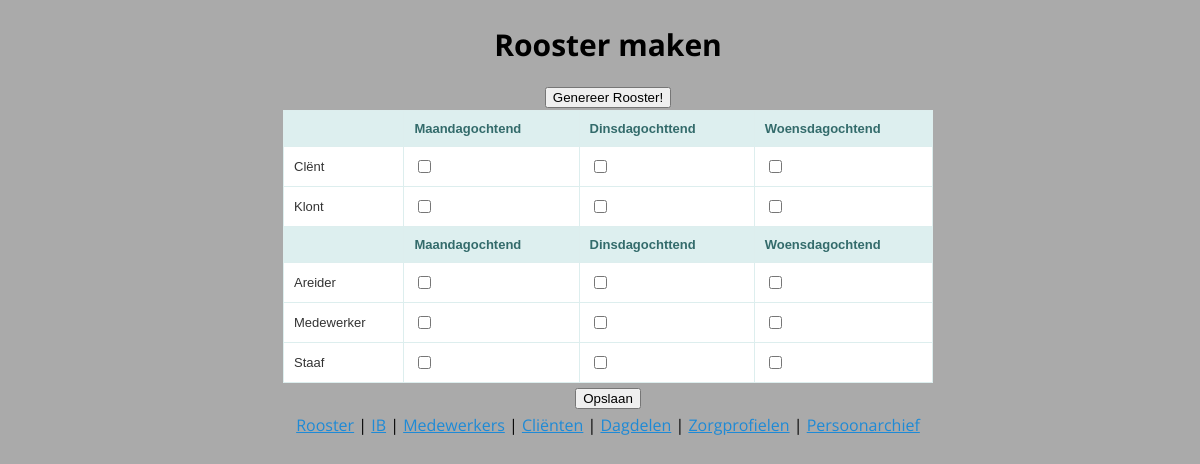
Before: / with the older database file.
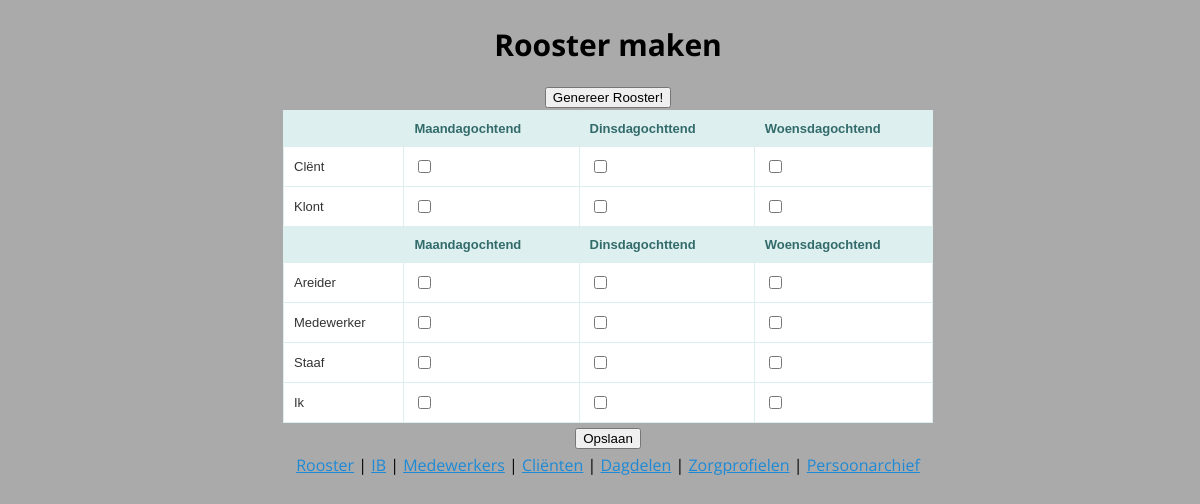
After: the same page with the newer database file.
### roosterapp/sql.py (models this page shows)
class Dole(Base):
    __tablename__ = 'doles'
    id = Column(Integer, primary_key = True)
    name = Column(String(127))
    hours = Column(Integer, default=1)
    occupation = relationship("Presence", backref="dole", cascade="delete, delete-orphan")

class Client(Base):
    __tablename__ = 'clients'
    person_id = Column(Integer, ForeignKey("persons.id"), primary_key=True)
    profile_id = Column(Integer, ForeignKey("profiles.id"))
    hours = Column(Integer, default=0)
    person = relationship("Person")
    sessions = relationship("Session", backref="client", cascade="delete, delete-orphan")

class Person(Base):
    __tablename__ = 'persons'
    id = Column(Integer, primary_key=True)
    name = Column(String(127))
    active = Column(Boolean, default=True)
    atttendance = relationship("Presence", backref="person", cascade="delete, delete-orphan")

class Staff(Base):
    __tablename__ = 'staffs'
    person_id = Column(Integer, ForeignKey("persons.id"), primary_key=True)
    min_hours = Column(Integer, default=0)
    max_hours = Column(Integer, default=0)
    person = relationship("Person")
    sessions = relationship("Session", backref="staff", cascade="delete, delete-orphan")

### roosterapp/routes.py (the view)
@rooster_maker.route('/', methods=['GET'])
def show_rooster():
    rooster = {}
    clients = app.db.session.query(Client).join(Person).filter(Person.active)
    for client in clients:
        rooster[client.person.id] = {}
    staffs = app.db.session.query(Staff).join(Person).filter(Person.active)
    for staff in staffs:
        rooster[staff.person.id] = {}
    doles = app.db.session.query(Dole).all()
    client_ids = [client.person_id for client in clients]
    staff_ids = [staff.person_id for staff in staffs]
    person_ids = client_ids + staff_ids
    presences = app.db.session.query(Presence).filter(Presence.person_id.in_(person_ids))
    for presence in presences:
        rooster[presence.person_id][presence.dole_id] = presence.present
    session['rooster'] = rooster
    return render_template('rooster.html', staffs=staffs, clients=clients, doles=doles, rooster=rooster)

### roosterapp/templates/rooster.html (shortened to what this page needs)
{% extends 'base.html' %}
{% block body %}
<h1> Rooster maken </h1>
{% if doles|length < 1 %}
    <h4>Er zijn geen dagdelen in het systeem. Voeg er <a href="/doles">hier</a> een toe.</h4>
{% else %}
<form action="/rooster" method="POST">
    <input type="submit" value="Genereer Rooster!">
</form>
<form action="/presence/update" method="POST">
    <table style="width: 50em;">
        <tr>
            <th></th>
            {% for dole in doles %}
            <th>{{  dole.name }}</th>
            {% endfor %}
        </tr>
        {% for client in clients %}
            <tr>
                <td>{{ client.person.name }}</td>
                {% for dole in doles %}
                <td>
                    <div class="cell">
                        <div class="checkboxContainer">
                            <input class="ternaryBox" type="checkbox" id="presence_{{ client.person.id }}_{{ dole.id }}" name="presence_{{ client.person.id }}_{{ dole.id }}">
                        </div>
                    </div>
                </td>
                {% endfor %}
            </tr>
        {% endfor %}
        <tr>
            <th></th>
            {% for dole in doles %}
            <th>{{  dole.name }}</th>
            {% endfor %}
        </tr>
        {% for staff in staffs %}
            <tr>
                <td>{{ staff.person.name }}</td>
                {% for dole in doles %}
                <td>
                    <div class="cell">
                        <div class="checkboxContainer">
                            <input class="ternaryBox" type="checkbox" id="presence_{{ staff.person.id }}_{{ dole.id }}" name="presence_{{ staff.person.id }}_{{ dole.id }}">
                        </div>
                    </div>
                </td>
                {% endfor %}
            </tr>
        {% endfor %}
    </table>
<input type="submit" value="Opslaan">
</form>
{% endif %}
{% endblock %}

Changed rows visible on the page:
added Staff: person.name "Ik"
